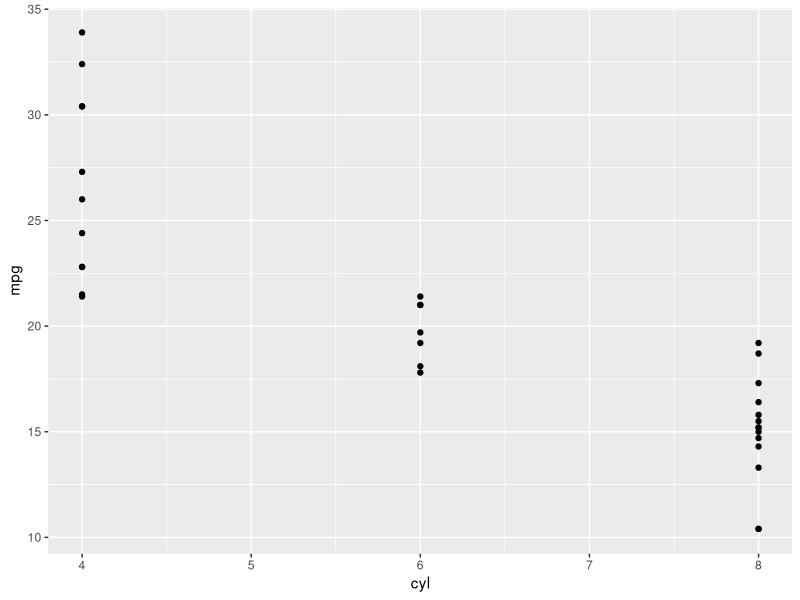
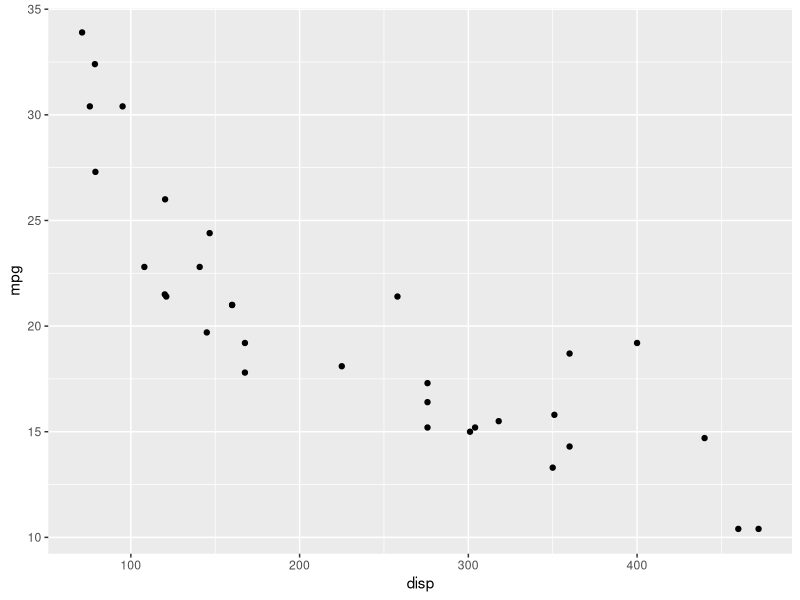
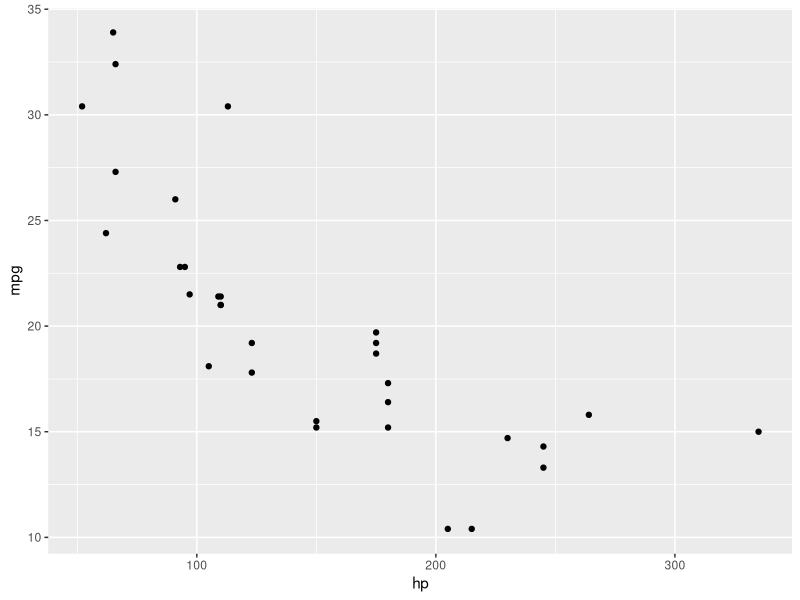
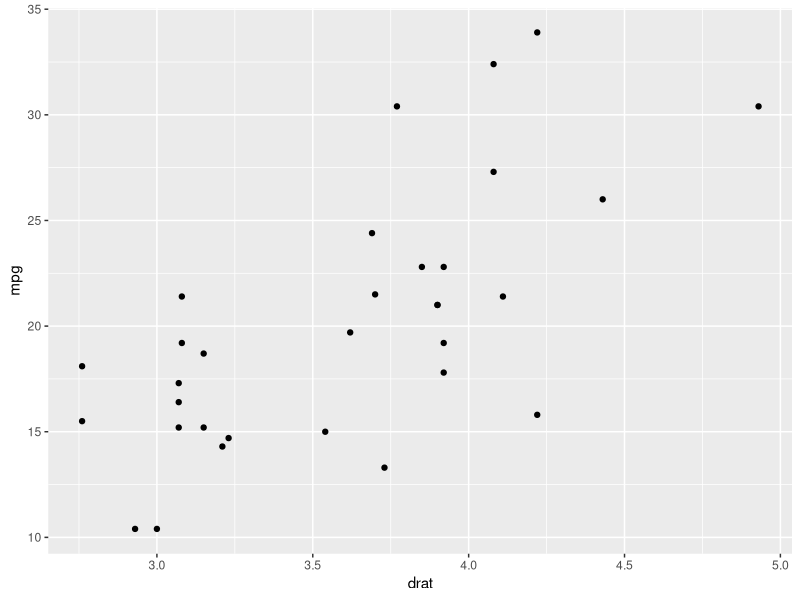
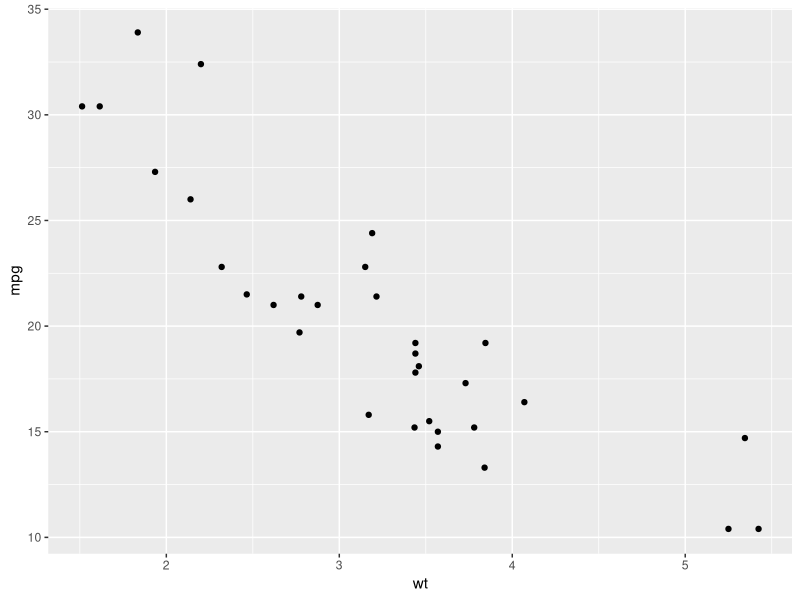
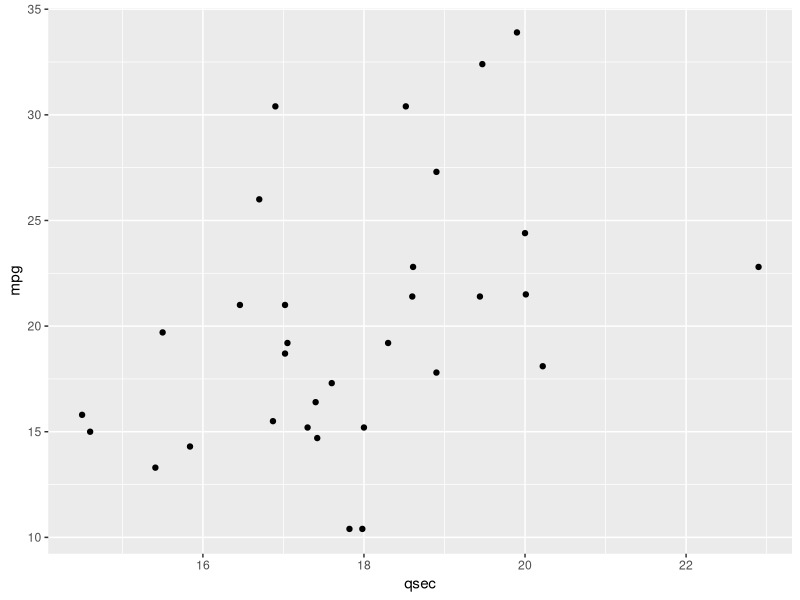
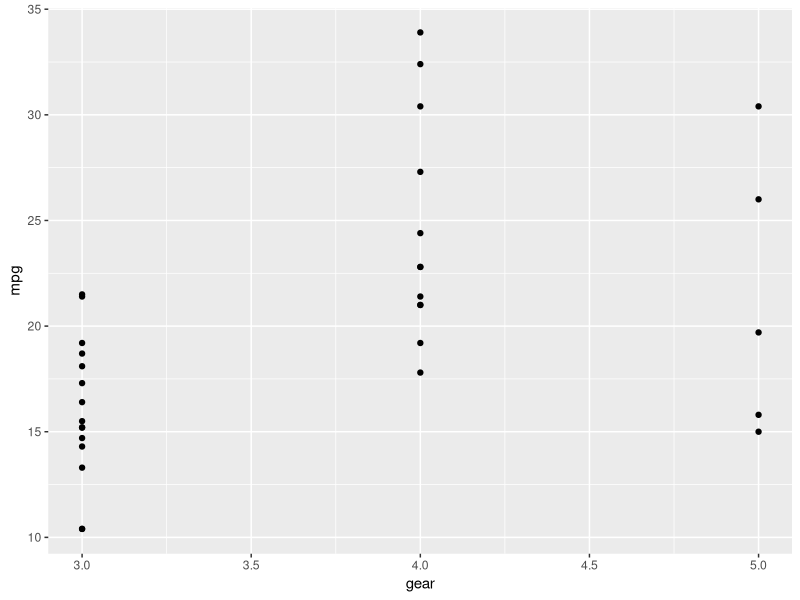
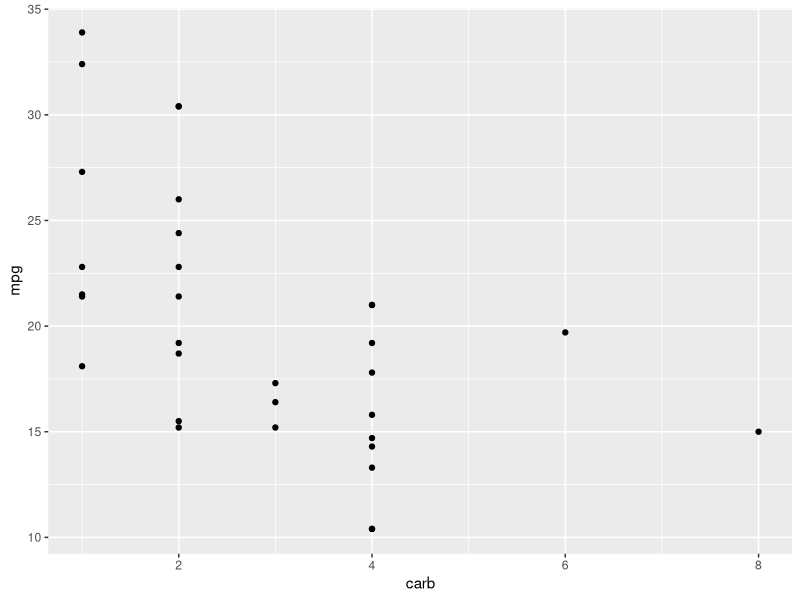

Write R code to recreate these figures, in order.
## ---- chunk 1
knitr::opts_chunk$set(echo = TRUE)
library(modelr)
library(broom)
library(dplyr)
library(fitdistrplus)
library(tidyr)
library(tidyverse)
#Loading my libraries
## ---- chunk 2
df <- mtcars
summary(mtcars)
class(df$mpg)
class(df$cyl)
class(df$disp)
class(df$hp)
class(df$drat)
class(df$wt)
class(df$qsec)
class(df$vs)
class(df$am)
class(df$gear)
class(df$carb)
## ---- chunk 3
ggplot(df,aes(y=mpg, x=cyl)) + geom_point()
ggplot(df,aes(y=mpg, x=disp)) + geom_point()
ggplot(df,aes(y=mpg, x=hp)) + geom_point()
ggplot(df,aes(y=mpg, x=drat)) + geom_point()
ggplot(df,aes(y=mpg, x=wt)) + geom_point()
ggplot(df,aes(y=mpg, x=qsec)) + geom_point()
ggplot(df,aes(y=mpg, x=gear)) + geom_point()
ggplot(df,aes(y=mpg, x=carb)) + geom_point()
## ---- chunk 4
df2 <- filter(df, vs == 0)
df3 <- filter(df, vs == 1)
ggplot(df2,aes(y=mpg, x=drat)) + geom_point()
ggplot(df2,aes(y=mpg, x=qsec)) + geom_point()
ggplot(df3,aes(y=mpg, x=drat)) + geom_point()
ggplot(df3,aes(y=mpg, x=qsec)) + geom_point()
plot(df2$mpg ~ df2$drat+df2$qsec)
plot(df3$mpg ~ df3$drat+df3$qsec)
plot(df2$mpg ~ df2$drat:df2$qsec)
plot(df3$mpg ~ df3$drat:df3$qsec)
## ---- chunk 5
mod1 <- lm(mpg~drat+qsec, data = df2)
mod1.2 <- lm(mpg~drat:qsec, data = df2)
mod2 <- lm(mpg~drat+qsec, data = df3)
mod2.2 <- lm(mpg~drat:qsec, data = df3)
summary(mod1)
summary(mod1.2)
summary(mod2)
summary(mod2.2)
## ---- chunk 6
plot(df2$mpg ~ df2$drat)
abline(mod1)
abline(mod1.2)
plot(df2$mpg ~ df2$qsec)
abline(mod1)
abline(mod1.2, col="Blue")
plot(df3$mpg ~ df3$drat)
abline(mod2)
abline(mod2.2, col="Blue")
plot(df3$mpg ~ df3$qsec)
abline(mod2)
abline(mod2.2, col="Blue")
## ---- chunk 7
mod3 <- lm(mpg~drat, data = df2)
mod3.2 <- lm(mpg~qsec, data = df2)
mod4 <- lm(mpg~drat, data = df3)
mod4.2 <- lm(mpg~qsec, data = df3)
mod5 <- lm(mpg~drat/qsec, data = df2)
mod6<- lm(mpg~drat/qsec, data = df3)
summary(mod3)
summary(mod3.2)
summary(mod4)
summary(mod4.2)
summary(mod5)
summary(mod6)
## ---- chunk 8
plot(df2$mpg ~ df2$drat)
abline(mod3)
abline(mod3.2)
plot(df2$mpg ~ df2$qsec)
abline(mod3)
abline(mod3.2, col="Blue")
plot(df3$mpg ~ df3$drat)
abline(mod4)
abline(mod4.2, col="Blue")
plot(df3$mpg ~ df3$qsec)
abline(mod4)
abline(mod4.2, col="Blue")
plot(df2$mpg ~ df2$drat)
abline(mod5)
plot(df2$mpg ~ df2$qsec)
abline(mod5)
plot(df3$mpg ~ df3$drat)
abline(mod6)
plot(df3$mpg ~ df3$qsec)
abline(mod6)
## ---- chunk 9
mean(mod2$residuals^2)
mean(mod3$residuals^2)
mean(mod4$residuals^2)
mean(mod4.2$residuals^2)
mean(mod6$residuals^2)
## ---- chunk 10
preds1 <- add_predictions(df2,mod3)
preds2 <- add_predictions(df3,mod2)
preds1[5:10,c(1,7)]
preds2[5:10,c(1,5,7)]
